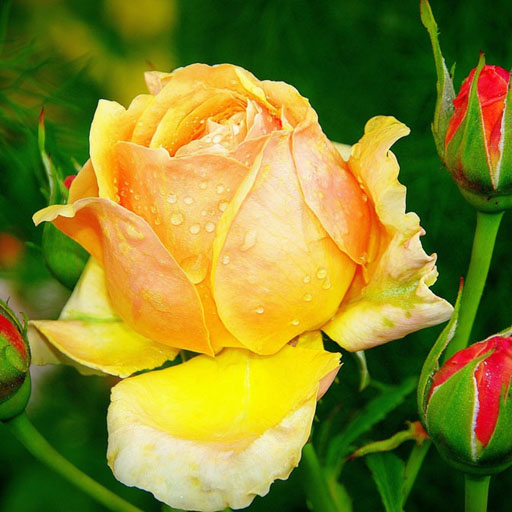
#> input picture Project2/dew on roses (color).tif, 512 x 512 px
$ python homework_1_2.py
#> lines starting #> are read from the running program, lines starting #| are printed output that depends on the picture
import cv2
from matplotlib import pyplot as plt

img = cv2.imread('dew on roses (color).tif')
#> img is the input picture: shape (512, 512, 3); mean B, G, R 41.2, 131.6, 130.8

# get r,g,b
r = img[:, :, 2]
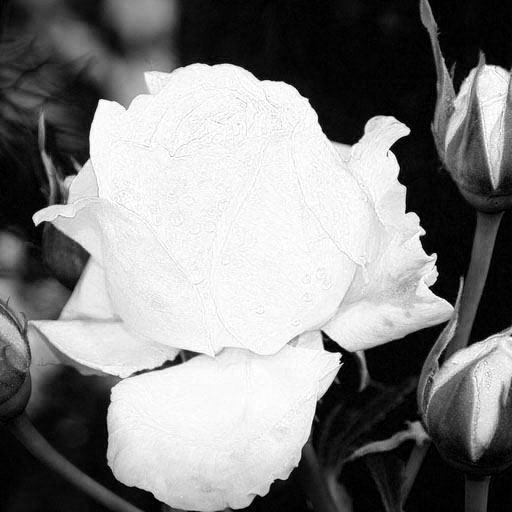
#> r: shape (512, 512); min 0, max 255, mean 130.8
g = img[:, :, 1]
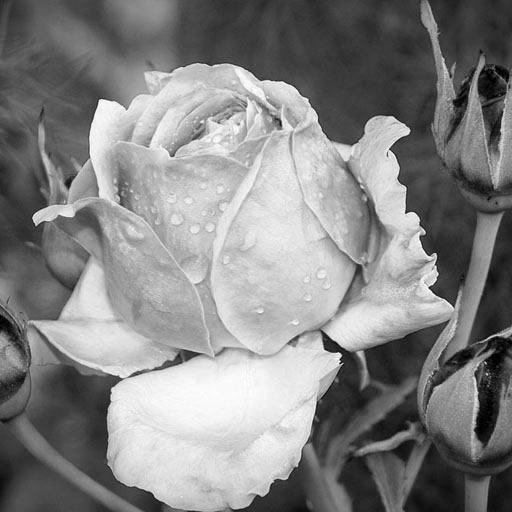
#> g: shape (512, 512); min 0, max 255, mean 131.6
b = img[:, :, 0]
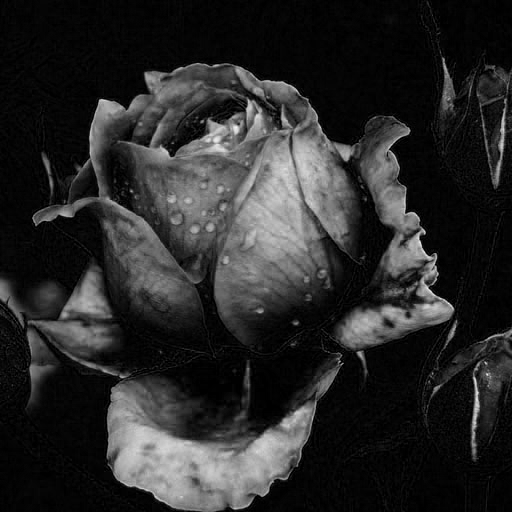
#> b: shape (512, 512); min 0, max 245, mean 41.2
rgb_img_original = cv2.merge([r, g, b])     # switch it to rgb
print(b)
#> (printed output is left out)
# modify blue component
b = cv2.equalizeHist(b)
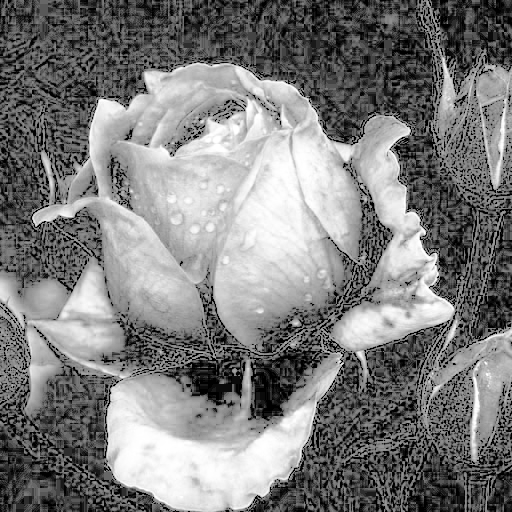
#> b: shape (512, 512); min 0, max 255, mean 125.3
print(b)
#> (printed output is left out)
rgb_img = cv2.merge([r,g,b])     # switch it to rgb
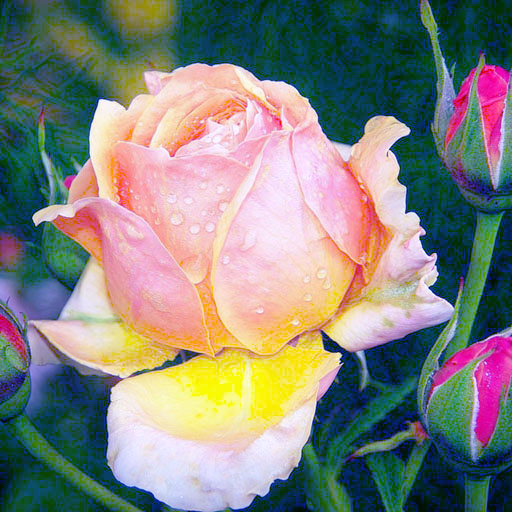
#> rgb_img: shape (512, 512, 3); mean R, G, B 130.8, 131.6, 125.3

plt.subplot(1, 2, 1),plt.imshow(rgb_img_original)
plt.title('Original'), plt.xticks([]), plt.yticks([])

plt.subplot(1, 2, 2),plt.imshow(rgb_img)
plt.title('Modify blue component'), plt.xticks([]), plt.yticks([])

plt.show()
